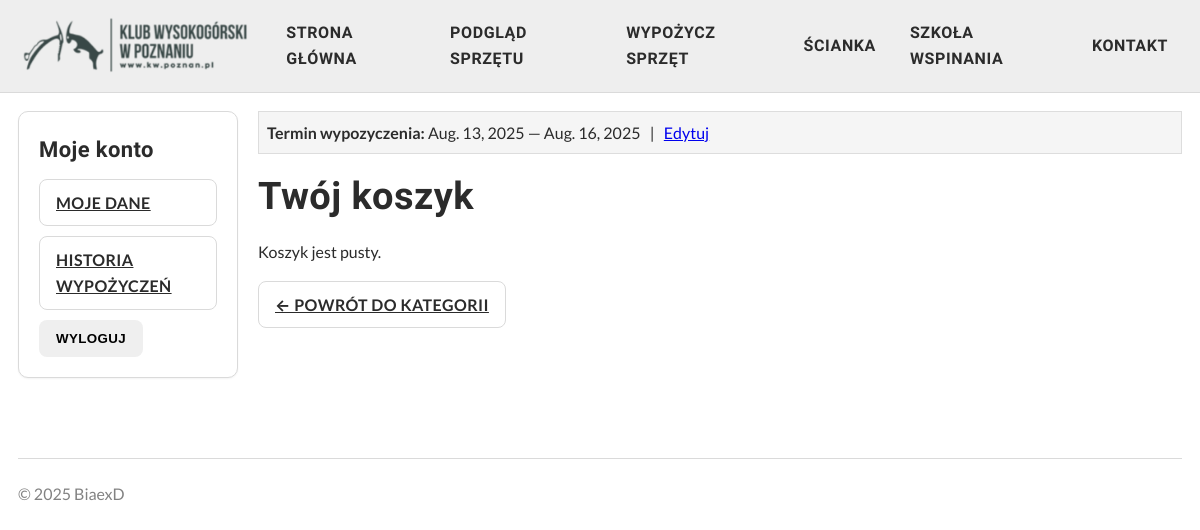
The app's page /cart/ (signed in), older data.
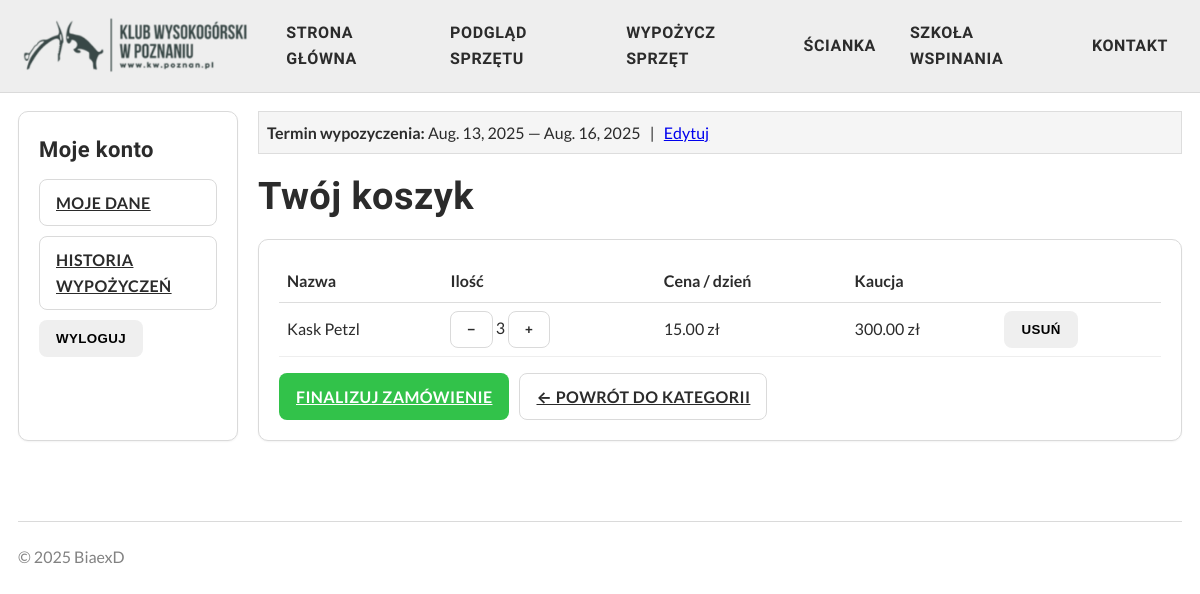
The same page, newer data.
### rentals/models.py (models this page shows, shortened)
class Equipment(models.Model):
    name = models.CharField(max_length=200)
    category = models.ForeignKey(Category, on_delete=models.CASCADE)
    description = models.TextField(blank=True)
    quantity = models.PositiveIntegerField()
    total_quantity = models.PositiveIntegerField(default=0)
    price_per_day = models.DecimalField(max_digits=5, decimal_places=2)
    deposit = models.DecimalField(max_digits=5, decimal_places=2)

### rentals/views.py (the view)
# urls.py: path('cart/', views.cart_view, name='cart'),
@login_required
def cart_view(request):
    cart = get_active_cart(request.user)
    items = []
    total_price_per_day = Decimal('0.00')
    total_deposit = Decimal('0.00')
    if cart:
        for cart_item in cart.cartitem_set.select_related('equipment').all():
            price = cart_item.equipment.price_per_day * cart_item.quantity
            deposit = cart_item.equipment.deposit * cart_item.quantity
            total_price_per_day += price
            total_deposit += deposit
            items.append({
                'equipment': cart_item.equipment,
                'quantity': cart_item.quantity,
                'price': price,
                'deposit': deposit,
            })
    context = {
        'items': items,
        'total_price_per_day': total_price_per_day,
        'total_deposit': total_deposit,
    }
    return render(request, 'cart.html', context)

### rentals/context_processors.py (called while the page is built)
def cart_info(request):
    count = 0
    rental_period = None
    has_active_cart = False
    if not request.user.is_authenticated:
        return {
            'cart_count': count,
            'rental_period': rental_period,
            'has_active_cart': has_active_cart,
        }
    cart = Cart.objects.filter(user=request.user, is_active=True).first()
    if cart:
        count = CartItem.objects.filter(cart=cart).count()
        rental_period = {
            'start_date': cart.start_date,
            'end_date': cart.end_date,
        }
        has_active_cart = True
    return {
        'cart_count': count,
        'rental_period': rental_period,
        'has_active_cart': has_active_cart,
    }

### rentals/views.py (called while the page is built)
def get_active_cart(user):
    return Cart.objects.filter(user=user, is_active=True).first()

### rentals/templates/cart.html (shortened to what this page needs)
{% extends 'base.html' %}
{% load static %}
{% block content %}
  <div style="display:grid; grid-template-columns: 220px 1fr; gap:20px; max-width:1200px; margin:auto;">
    {% include "partials/_leftbar.html" %}
    <main>
      {% include "rentals/_rental_period_bar.html" %}
      <h1>Twój koszyk</h1>
      {% if items %}
        <div class="card" style="padding:20px; margin-top:12px;">
          <table style="width:100%; border-collapse:collapse;">
            <thead>
              <tr style="border-bottom:1px solid #ddd; text-align:left;">
                <th style="padding:8px;">Nazwa</th>
                <th style="padding:8px;">Ilość</th>
                <th style="padding:8px;">Cena / dzień</th>
                <th style="padding:8px;">Kaucja</th>
                <th style="padding:8px;"></th>
              </tr>
            </thead>
            <tbody>
              {% for item in items %}
                <tr style="border-bottom:1px solid #eee;">
                  <td style="padding:8px;">{{ item.equipment.name }}</td>
                  <td style="padding:8px;">
                    <form action="{% url 'decrease_quantity' item.equipment.id %}" method="post" style="display:inline;">
                      <button type="submit" class="btn btn--ghost">−</button>
                    </form>
                    {{ item.quantity }}
                    <form action="{% url 'increase_quantity' item.equipment.id %}" method="post" style="display:inline;">
                      <button type="submit" class="btn btn--ghost">+</button>
                    </form>
                  </td>
                  <td style="padding:8px;">{{ item.price }} zł</td>
                  <td style="padding:8px;">{{ item.deposit }} zł</td>
                  <td style="padding:8px;">
                    <form action="{% url 'remove_from_cart' item.equipment.id %}" method="post" style="display:inline;">
                      <button type="submit" class="btn btn--error">Usuń</button>
                    </form>
                  </td>
                </tr>
              {% endfor %}
            </tbody>
          </table>
          <div style="margin-top:16px; display:flex; gap:10px;">
            <a href="{% url 'order_summary' %}" class="btn btn--brand">Finalizuj zamówienie</a>
            <a href="{% url 'order_categories' %}" class="btn btn--ghost">← Powrót do kategorii</a>
          </div>
        </div>
      {% else %}
        <p>Koszyk jest pusty.</p>
        <a href="{% url 'order_categories' %}" class="btn btn--ghost">← Powrót do kategorii</a>
      {% endif %}
    </main>
  </div>
{% endblock %}

Row changes from the older to the newer data that the page shows:
now on this page (row edited): Equipment: equipment.name "Kask Petzl", quantity "3", price "15.00", deposit "300.00"
Text that changed along with them:
text no longer shown: "Koszyk jest pusty."
text now shown: "Nazwa Ilość Cena / dzień Kaucja FINALIZUJ ZAMÓWIENIE"
